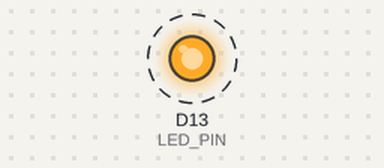
This program was run on a simulated Seeed XIAO (SAMD21). On the bench: output pins drawn as LEDs (lit = HIGH). Dashed ring = blinking.

Above: at 0.2 s.
Timing chart, 0 to 3.0 s (numbered marks = the images above):
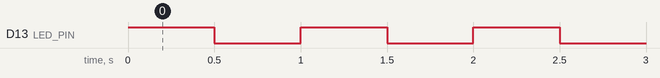

Measured:
- by itself, D13 (LED_PIN): alternates HIGH for 0.50 s and LOW for 0.50 s

The program:

main.cpp
```cpp
#include <Arduino.h>

#include "devices/led/builtin_led.hpp"

BuiltinLED led;

void setup() {
    led.initialize();
}

void loop() {
    led.turn_on();
    delay(500);
    led.turn_off();
    delay(500);
}
```

builtin_led.hpp
```cpp
#ifndef BUILTIN_LED_HPP
#define BUILTIN_LED_HPP

#include <Arduino.h>
#include "led.hpp"

#define LED_PIN 13

class BuiltinLED : public LED{

    private:

    public:

        BuiltinLED() : LED(LED_PIN){}
};


#endif
```

led.hpp
```cpp
#ifndef LED_HPP
#define LED_HPP

#include <Arduino.h>

class LED{

    private:
        int pin;

    public:

        LED(int _pin) : pin(_pin){}

        void initialize(){
            pinMode(pin, OUTPUT);
        }

        void toggle(bool turnOn){
            turnOn ? turn_on() : turn_off();
        }

        void turn_on(){
            digitalWrite(pin, HIGH);
        }

        void turn_off(){
            digitalWrite(pin, LOW);
        }
};


#endif
```
